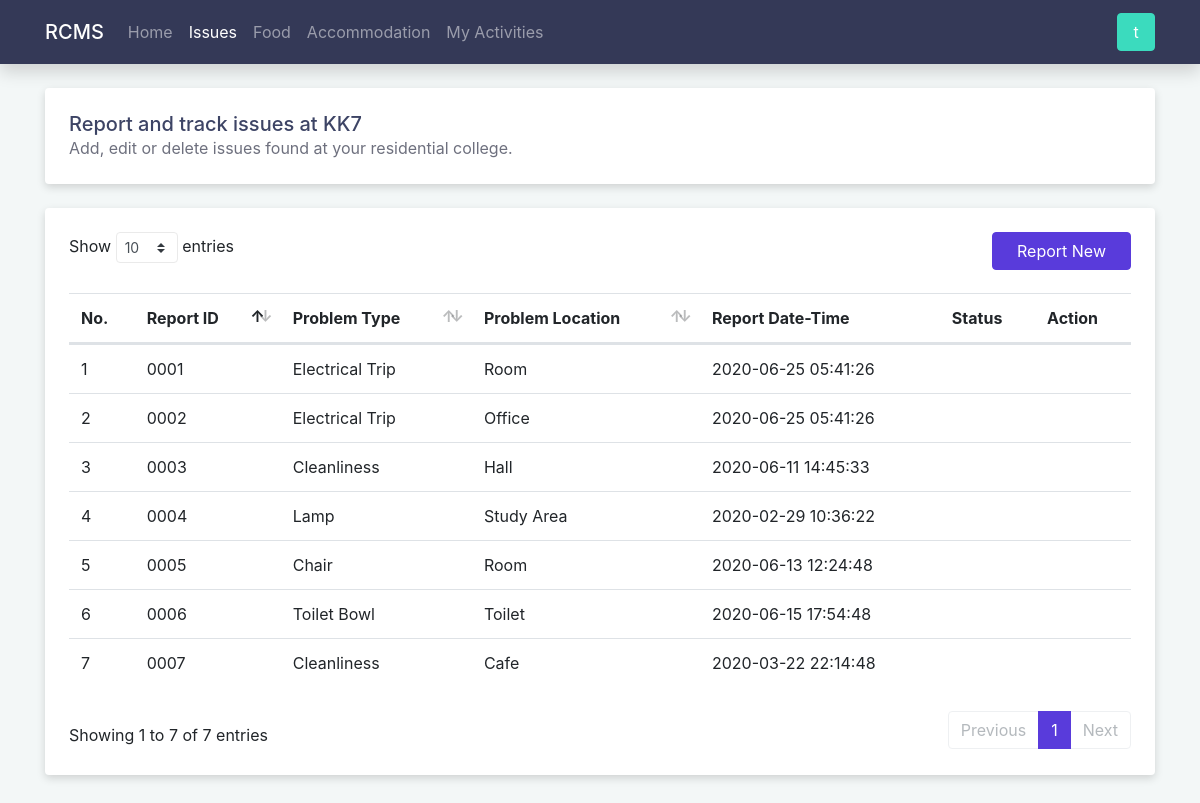
Page /issues (signed in) on the committed database.
### tables this page shows
CREATE TABLE issue
(
    id         INTEGER UNSIGNED AUTO_INCREMENT PRIMARY KEY,
    user_id    INTEGER UNSIGNED NOT NULL,
    type       VARCHAR(100)     NOT NULL,
    location   VARCHAR(100)     NOT NULL,
    details    VARCHAR(5000)    NOT NULL,
    img        VARCHAR(2083),
    status     TINYINT UNSIGNED NOT NULL DEFAULT 0,
    created_at TIMESTAMP        NOT NULL DEFAULT CURRENT_TIMESTAMP,
    updated_at TIMESTAMP        NOT NULL DEFAULT CURRENT_TIMESTAMP ON UPDATE CURRENT_TIMESTAMP
);

### src/models/Database.php (called while the page is built)
<?php
class Database
{
    private ?PDO $connection;
    private string $dbname;
    private string $username;
    private string $password;
    private string $host;
    private string $port;
    private string $charset;
    public function __construct(string $dbname, string $username, string $password, string $host = 'localhost', string $port = '3306', string $charset = 'utf8mb4')
    {
        $this->dbname = $dbname;
        $this->username = $username;
        $this->password = $password;
        $this->host = $host;
        $this->port = $port;
        $this->charset = $charset;
    }
    public function getConnection(): PDO
    {
        if (!isset($this->connection)) {
            $dsn = "mysql:dbname=$this->dbname;host=$this->host;port=$this->port;charset=$this->charset";
            $options = [
                PDO::ATTR_DEFAULT_FETCH_MODE => PDO::FETCH_ASSOC,
                PDO::ATTR_ERRMODE => PDO::ERRMODE_EXCEPTION,
                PDO::ATTR_EMULATE_PREPARES => false,
                PDO::MYSQL_ATTR_FOUND_ROWS => true,
            ];
            try {
                $this->connection = new PDO($dsn, $this->username, $this->password, $options);
            } catch (PDOException $e) {
                throw $e;
            }
        }
        return $this->connection;
    }
    public function closeConnection(): void
    {
        $this->connection = null;
    }
}

### src/models/IssueModel.php (called while the page is built, shortened)
<?php
class IssueModel
{
    private PDO $connection;
    public function __construct(PDO $connection)
    {
        $this->connection = $connection;
    }
    public function getReportsByUserId(int $userId): array
    {
        try {
            $stmt = $this->connection->prepare('SELECT * FROM issue WHERE user_id = ?');
            $stmt->execute([$userId]);
            $data = $stmt->fetchAll();
            return $data;
        } catch (PDOException $exception) {
            error_log('IssueModel: getReportsByUserId: ' . $exception->getMessage() . 'userId: ' . $userId);
            throw $exception;
        }
    }
}

### src/modules/issues/issues.php (the view, shortened to what this page needs)
<?php
include '../src/templates/header.php';
include '../src/templates/navbar.php';
include '../src/models/IssueModel.php';
if (isset($_SESSION['user_id'])) {
    $db = new Database(DATABASE_NAME, DATABASE_USERNAME, DATABASE_PASSWORD);
    $server_err = false;
    try {
        $model = new IssueModel($db->getConnection());
        $records = $model->getReportsByUserId($_SESSION['user_id']);
    } catch (PDOException $exception) {
        $server_err = true;
    }
}
?>
<main class="container">
    <?php if (isset($_SESSION['user_id'])) : ?>
        <?php if (!$server_err) : ?>
            <div class="card p-4 mb-4">
                <h5 class="text-primary m-0">Report and track issues at KK<?= $_SESSION['user_college_id'] ?></h5>
                <p class="text-secondary m-0">Add, edit or delete issues found at your residential college.</p>
            </div>
            <div class="card p-4">
                <div class="table-responsive">
                    <a href="issues/new" type="button" class="btn btn-primary float-none d-block float-md-right px-4 mb-4 mb-md-0">Report New</a>
                    <table class="table header-border table-hover w-100 py-3 table-responsive-sm" id="table">
                        <thead>
                        <tr>
                            <th>No.</th>
                            <th>Report ID</th>
                            <th>Problem Type</th>
                            <th>Problem Location</th>
                            <th>Report Date-Time</th>
                            <th>Status</th>
                            <th>Action</th>
                        </tr>
                        </thead>
                        <tbody id="myTable" onload="editable()">
                        <?php foreach ($records as $record): ?>
                            <tr>
                                <td></td>
                                <td><?= sprintf( '%04d', $record['id'] ) ?></td>
                                <td><?= $record['type'] ?></td>
                                <td><?= $record['location'] ?></td>
                                <td><?= $record['created_at'] ?></td>
                                <td><?= $record['status'] ?></td>
                                <td></td>
                            </tr>
                        <?php endforeach; ?>
                        </tbody>
                    </table>
                </div>
            </div>
        <?php else : include '../src/templates/server_err.php'; endif; ?>
    <?php else : include '../src/templates/acc_req.php'; endif; ?>
</main>
<?php include '../src/templates/footer.php' ?>

### public/assets/css/custom.css (style rules this page uses)
:root { --background: #F3F7F7; --primary: #593BDB; --primary-dark: #5035C5; --secondary: #3BDBBE; --secondary-dark: #35C5AB; --danger: #FA5C7C; --danger-dark: #E15370; --navbar: #343957; --text-primary: #3D4465; --text-secondary: #6E707E; }
body { background-color: var(--background); }
main { padding-top: 5.5rem; padding-bottom: 3rem; position: relative; }
.btn-primary { background-color: var(--primary); border-color: var(--primary); }
.card { border: 0; transition: 0.3s; box-shadow: 0 0.2rem 0.5rem rgba(0, 0, 0, 0.15); }
.text-primary { color: var(--text-primary) !important; }
.text-secondary { color: var(--text-secondary) !important; }

### rows in the picture
issue: id "0001", type "Electrical Trip", location "Room", created_at "2020-06-25 05:41:26"
issue: id "0002", type "Electrical Trip", location "Office", created_at "2020-06-25 05:41:26"
issue: id "0003", type "Cleanliness", location "Hall", created_at "2020-06-11 14:45:33"
issue: id "0004", type "Lamp", location "Study Area", created_at "2020-02-29 10:36:22"
issue: id "0005", type "Chair", location "Room", created_at "2020-06-13 12:24:48"
issue: id "0006", type "Toilet Bowl", location "Toilet", created_at "2020-06-15 17:54:48"
issue: id "0007", type "Cleanliness", location "Cafe", created_at "2020-03-22 22:14:48"

### other values in the picture
$_SESSION['username'][0] "t"
$_SESSION['user_college_id'] "7"
